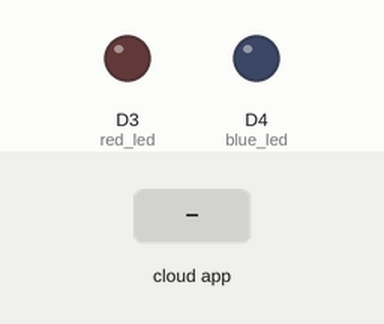
The sketch below on a simulated ESP8266 (NodeMCU). Shown: output pins drawn as LEDs (lit = HIGH). The test bench sets the inputs (shaded band). WiFi joins after 1.5 s; servers stay silent unless stated; the Firebase database answers and starts empty; what the sketch prints to the serial monitor is not drawn.

Above: at 4.0 s.
4.1 s: the phone or cloud app sets RED_LED_STATUS to ON
At 8.0 s:
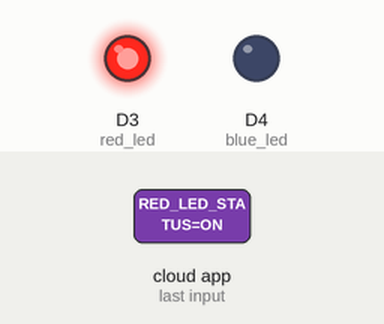
8.7 s: the phone or cloud app sets BLUE_LED_STATUS to ON
At 10.2 s:
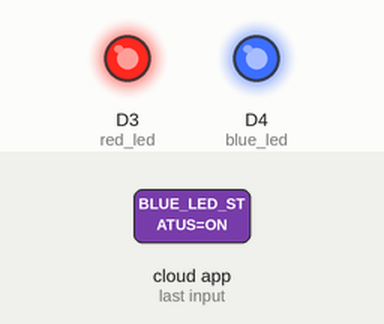
11.3 s: the phone or cloud app sets RED_LED_STATUS to OFF
At 12.5 s:
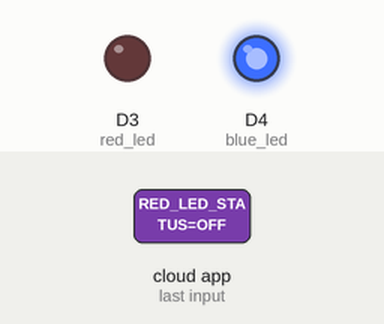
13.9 s: the phone or cloud app sets BLUE_LED_STATUS to OFF
At 19.2 s:
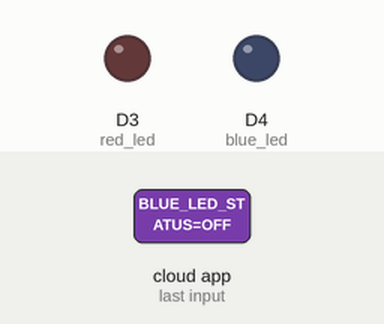
Timing chart, 0 to 20.5 s (numbered marks = the images above; inputs shaded):
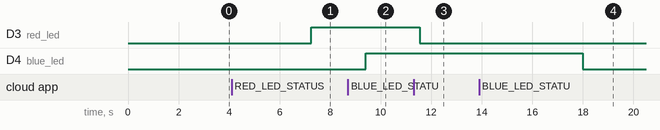

The sketch:

Firebase_LED_Control.ino
```cpp
// DB key : a7wZoun661zssTXpWVDWlyjguqJNH1UWytH40Rnd
// Project name : led-on-off-2020-c1453

#include <ESP8266WiFi.h>
#include <FirebaseArduino.h>
#define FIREBASE_HOST "fir-led-control-5b0e3"
#define FIREBASE_AUTH "dz8tzaw5AD0qQfPf5qqECjmiEqNt63aE2mf9kYXj"
#define WIFI_SSID "iptime"
#define WIFI_PASSWORD ""

String red_fireStatus = "";
String blue_fireStatus = "";

int red_led = D3;
int blue_led = D4;

void setup()
{
  Serial.begin(9600);
  delay(1000);
  pinMode(red_led, OUTPUT);
  pinMode(blue_led, OUTPUT);

  WiFi.begin(WIFI_SSID, WIFI_PASSWORD);
  Serial.print("Connecting to ");
  Serial.print(WIFI_SSID);
  while (WiFi.status() != WL_CONNECTED)
  {
    Serial.print(".");
    delay(500);
  }
  Serial.println();
  Serial.print("Connected to ");
  Serial.println(WIFI_SSID);
  Firebase.begin(FIREBASE_HOST, FIREBASE_AUTH); // connect to firebase
  Firebase.setString("RED_LED_STATUS", "OFF"); //send initial string of led status
  Firebase.setString("BLUE_LED_STATUS", "OFF");
}

void loop()
{
  red_fireStatus = Firebase.getString("RED_LED_STATUS");     // get ld status input from firebase
  if (red_fireStatus == "ON")   { // compare the input of led status received from firebase
    Serial.println("RED LED Turned ON");
    digitalWrite(red_led, HIGH);          // make external led ON
  }
  else if (red_fireStatus == "OFF") {    // compare the input of led status received from firebase
    Serial.println("RED LED Turned OFF");
    digitalWrite(red_led, LOW);      // make external led OFF
  } else {
    Serial.println("Command Error! Please send ON/OFF");
  }

  delay(2000);

  blue_fireStatus = Firebase.getString("BLUE_LED_STATUS");     // get ld status input from firebase
  if (blue_fireStatus == "ON")   { // compare the input of led status received from firebase
    Serial.println("BLUE LED Turned ON");
    digitalWrite(blue_led, HIGH);          // make external led ON
  }
  else if (blue_fireStatus == "OFF") {    // compare the input of led status received from firebase
    Serial.println("BlUE LED Turned OFF");
    digitalWrite(blue_led, LOW);      // make external led OFF
  } else {
    Serial.println("Command Error! Please send ON/OFF");
  }

  delay(2000);
}
```

Measured:
- after the input at 4.1 s, D3 (red_led): LOW → HIGH after 3.2 s
- after the input at 8.7 s, D4 (blue_led): LOW → HIGH after 0.70 s
- after the input at 11.3 s, D3 (red_led): HIGH → LOW after 0.25 s
- after the input at 13.9 s, D4 (blue_led): HIGH → LOW after 4.1 s
